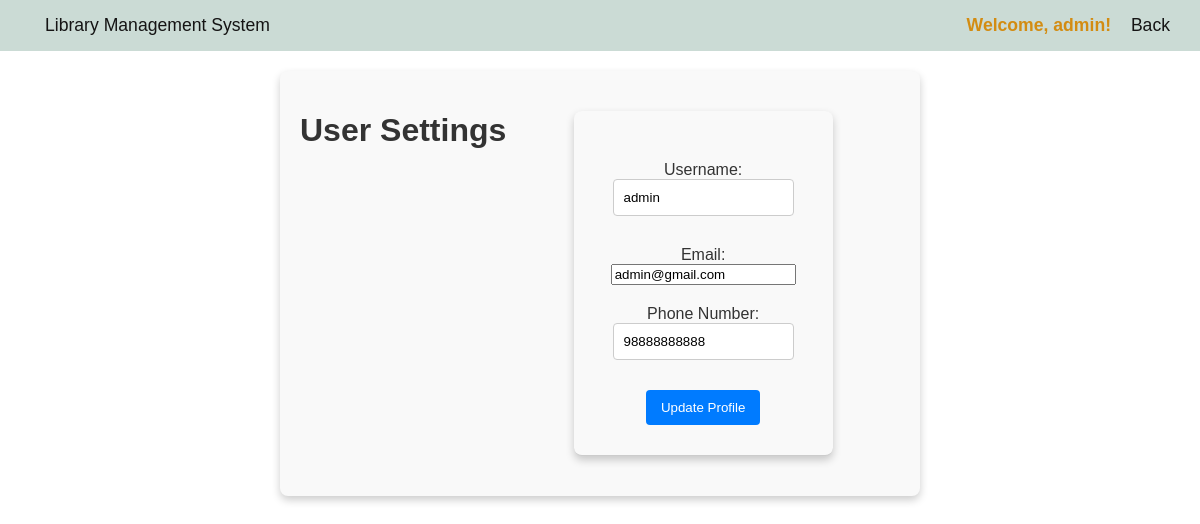
The app's page /pages/usersetting.php (signed in) with its own data.
### tables this page shows
CREATE TABLE `user` (
  `id` int(11) NOT NULL,
  `username` varchar(50) NOT NULL,
  `email` varchar(100) NOT NULL,
  `phone` varchar(15) NOT NULL,
  `password` varchar(255) NOT NULL,
  `role` enum('Admin','User') NOT NULL DEFAULT 'User'
);

### pages/usersetting.php (the view, shortened to what this page needs)
<?php
$servername = "localhost";
$username = "root";
$password = "";
$dbname = "library";
$conn = new mysqli($servername, $username, $password, $dbname);
$user_id = $_SESSION['user_id'];
$sql = "SELECT username, email, phone FROM user WHERE id = ?";
$stmt = $conn->prepare($sql);
$stmt->bind_param("i", $user_id);
$stmt->execute();
$result = $stmt->get_result();
$user = $result->fetch_assoc();
?>
<!DOCTYPE html>
<html lang="en">
<head>
    <link rel="stylesheet" href="../assests/css/admindb_style.css">
    <link rel="stylesheet" href="../assests/css/profile.css">
</head>
<body>
    <div class="navbar">
        <div><a href="user_dashboard.php">Library Management System</a></div>
        <div>
            <span class="welcome">Welcome, <?php echo htmlspecialchars($user['username']); ?>!</span>
            <a href="user_dashboard.php">Back</a>
        </div>
    </div>
    <div class="container">
        <h1>User Settings</h1>
        <div class="profile-card">
            <form action="usersetting.php" method="POST">
                <div class="form-group">
                    <label for="username">Username:</label><br>
                    <input type="text" id="username" name="username" value="<?php echo htmlspecialchars($user['username']); ?>" required>
                </div>
                <div class="form-group">
                    <label for="email">Email:</label><br>
                    <input type="email" id="email" name="email" value="<?php echo htmlspecialchars($user['email']); ?>" required>
                </div>
                <div class="form-group">
                    <label for="phone">Phone Number:</label><br>
                    <input type="text" id="phone" name="phone" value="<?php echo htmlspecialchars($user['phone']); ?>" required>
                </div>
                <button type="submit">Update Profile</button>
            </form>
        </div>
    </div>
</body>
</html>

### assests/css/admindb_style.css (style rules this page uses)
body { font-family: Arial, sans-serif; margin: 0; padding: 0; background-size: cover; background-attachment: fixed; color: #333; }
.navbar { background-color: #cbdbd5; color: #0a0a0a; padding: 15px 30px; display: flex; justify-content: space-between; align-items: center; font-size: 1.1em; }
.welcome { font: size 1.5em; font-weight: bold; color: #d38c12; }
.navbar a { color: #151414; text-decoration: none; margin-left: 15px; }
.container { display: flex; justify-content: space-between; padding: 30px; }
.profile-card { background: #f9f9f9; padding: 20px; border-radius: 8px; box-shadow: 0 4px 8px rgba(0, 0, 0, 0.2); text-align: center; max-width: 400px; margin: 20px auto; }

### assests/css/profile.css (style rules this page uses)
.container { max-width: 600px; margin: 20px auto; padding: 20px; background: #f9f9f9; border-radius: 8px; box-shadow: 0 4px 8px rgba(0, 0, 0, 0.2); }
.profile-card { text-align: center; padding: 30px; border-bottom: 1px solid #ccc; }
.form-group { margin: 20px 0; text-align: center; }
input[type="text"] { padding: 10px; width: 80%; border: 1px solid #ccc; border-radius: 4px; margin-bottom: 10px; }
button { padding: 10px 15px; background-color: #007bff; color: #fff; border: none; border-radius: 4px; cursor: pointer; }

### records on screen
user: username "admin", email "admin@gmail.com", phone "98888888888"
